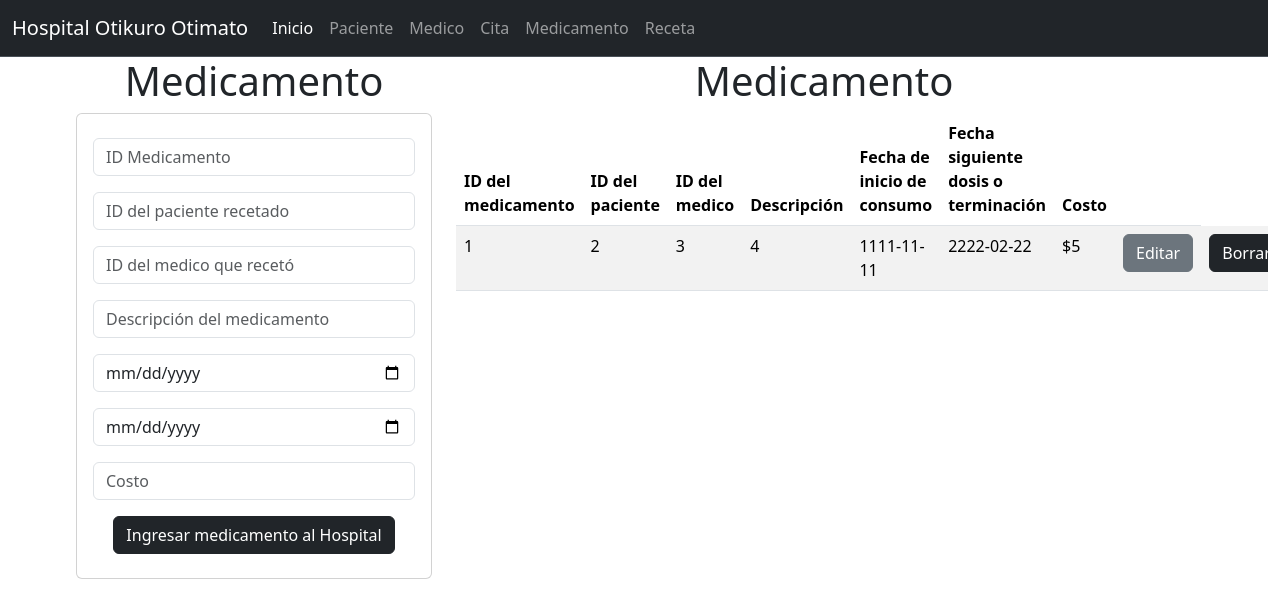
Page /Medicamento/Medicamento on the committed database.
### medicamento_app/models.py (models this page shows, shortened)
class Medicamento(models.Model):
    id_producto=models.PositiveSmallIntegerField(primary_key=True)
    nombre=models.CharField(max_length=100)
    marca=models.CharField(max_length=100)
    tipo=models.CharField(max_length=100)
    volumen=models.CharField(max_length=100)
    precio=models.CharField(max_length=100)
    notas_olfativas=models.CharField(max_length=100)

### medicamento_app/views.py (the view)
# urls.py: path('Medicamento',views.inicio_vistaMedicamento,name="Medicamento"),
def inicio_vistaMedicamento(request):
    losproductos = Medicamento.objects.all()
    return render(request, 'gestionarMedicamento.html', {'misproductos': losproductos})

### medicamento_app/templates/gestionarMedicamento.html
{% extends "base.html" %}
{% block cuerpo %}
{% load static %}
<div class="row">
    <div class="col-sm-12 col-md-4 col-lg-4 col-xl-4">
        <center><h1>Medicamento</h1>
        <div class="card">
            <div class="card-body">
                <form action="registrarMedicamento/" method="POST"> {% csrf_token %}
                    <div class="form-group py-2">
                        <input type="text" id="numidproducto" name="numidproducto" class="form-control" placeholder="ID Medicamento" minlength="1" maxlength="6" required>
                    </div>
                    <div class="form-group py-2">
                        <input type="text" id="txtnombre" name="txtnombre" class="form-control" placeholder="ID del paciente recetado" maxlength="100" required>
                    </div>
                    <div class="form-group py-2">
                        <input type="text" id="txtmarca" name="txtmarca" class="form-control" placeholder="ID del medico que recetó" maxlength="100" required>
                    </div>
                    <div class="form-group py-2">
                        <input type="text" id="txttipo" name="txttipo" class="form-control" placeholder="Descripción del medicamento" maxlength="10" required>
                    </div>
                    <div class="form-group py-2">
                        <input type="date" id="numvolumen" name="numvolumen" class="form-control" placeholder="Fecha de incio de consumo" maxlength="50" required>
                    </div>
                    <div class="form-group py-2">
                        <input type="date" id="numprecio" name="numprecio" class="form-control" placeholder="Fecha de finalización o siguiente dosis" maxlength="100" required>
                    </div>
                    <div class="form-group py-2">
                        <input type="text" id="txtnotas" name="txtnotas" class="form-control" placeholder="Costo" maxlength="100" required>
                    </div>
                    <div class="form-group py-2">
                    <center><button type="submit" class="btn btn-dark">Ingresar medicamento al Hospital</button></center>
                    </div>
                </form>
            </div>
        </div>
    </div>
    <div class="col-sm-12 col-md-8 col-lg-8 col-xl-8">
        <center><h1>Medicamento</h1>
        <table class="table table-striped">
            <thead>
                <tr>
                    <th scope="col">ID del medicamento</th>
                    <th scope="col">ID del paciente</th>
                    <th scope="col">ID del medico</th>
                    <th scope="col">Descripción</th>
                    <th scope="col">Fecha de inicio de consumo</th>
                    <th scope="col">Fecha siguiente dosis o terminación</th>
                    <th scope="col">Costo</th>
                    <th></th>
                </tr>
            </thead>
            <tbody>
                {% for m in misproductos %}
                    <tr>
                        <td> {{m.id_producto}} </td>
                        <td> {{m.nombre}} </td>
                        <td> {{m.marca}} </td>
                        <td> {{m.tipo}} </td>
                        <td> {{m.volumen}} </td>
                        <td> {{m.precio}} </td>
                        <td> ${{m.notas_olfativas}} </td>
                        <td><a href="seleccionarMedicamento/{{m.id_producto}}" class="btn btn-secondary">Editar</a></td>
                        <td><a href="borrarMedicamento/{{m.id_producto}}" class="btn btn-dark">Borrar</a></td>
                    </tr>
                {% endfor %}
            </tbody>
        </table>
    </div>
</div>
{% endblock %}

### rows in the picture
Medicamento: id_producto "1", nombre "2", marca "3", tipo "4", volumen "1111-11-11", precio "2222-02-22", notas_olfativas "5"
